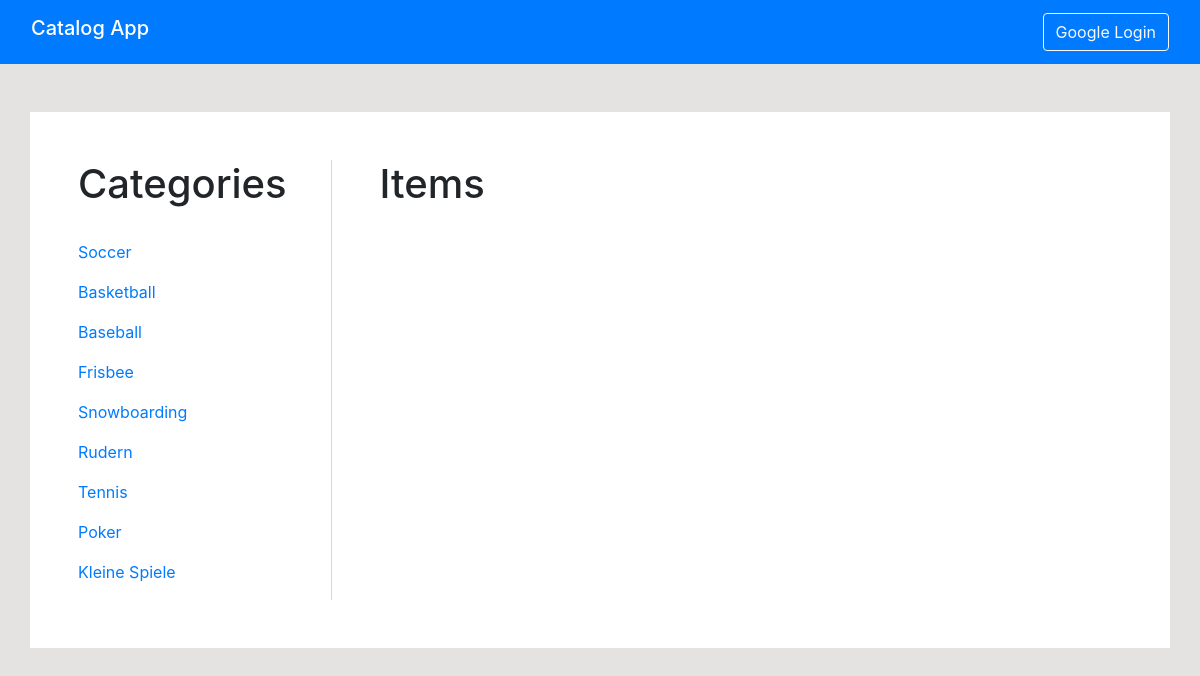
Screenshot of /catalog/1/items/ with the database file from the repository.
### app/models.py (models this page shows, shortened)
class Category(db.Model):
    id = db.Column(db.Integer, primary_key=True)
    title = db.Column(db.String(64), index=True, unique=True)
    items = db.relationship('Item', backref='category', lazy='dynamic')

### app/routes.py (the view)
@app.route('/catalog/<category_id>/items/')
def category(category_id):
    categories = Category.query.all()
    category = Category.query.get(category_id)
    items = Item.query.filter_by(category=category)
    return render_template('category.html', title='Catalog App',
                           categories=categories, items=items)

### app/templates/category.html (shortened to what this page needs)
{% extends "base.html" %}
{% block content %}
        <div class="row">
            <div class="col-md-3" style="border-right: 1px solid #D6D6D6;">
                <h1>Categories</h1>
                <br>
                {% for category in categories %}
                <div>
                    <p>
                        <a href="{{url_for('category', category_id = category.id)}}">
                            {{category.title}}
                        </a>
                    </p>
                </div>
                {% endfor %}
            </div>
            <div class="col-md-9  pl-5">
                <h1>Items</h1>
                <br>
            </div>
        </div>
{% endblock %}

### rows the page displays
Category: title "Soccer"
Category: title "Basketball"
Category: title "Baseball"
Category: title "Frisbee"
Category: title "Snowboarding"
Category: title "Rudern"
Category: title "Tennis"
Category: title "Poker"
Category: title "Kleine Spiele"
